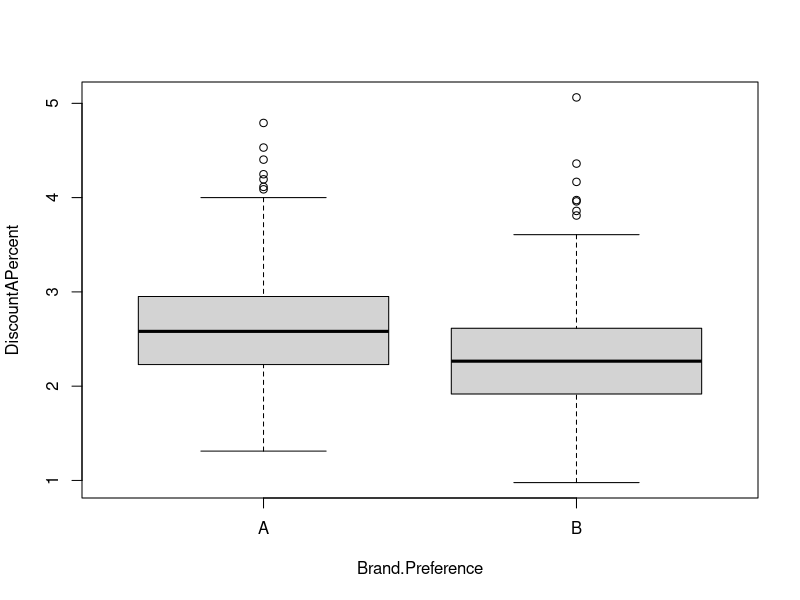
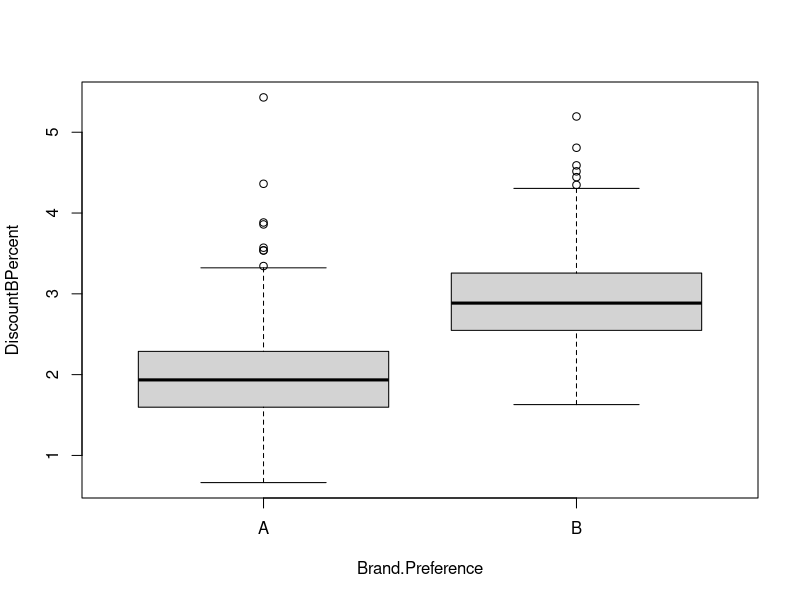
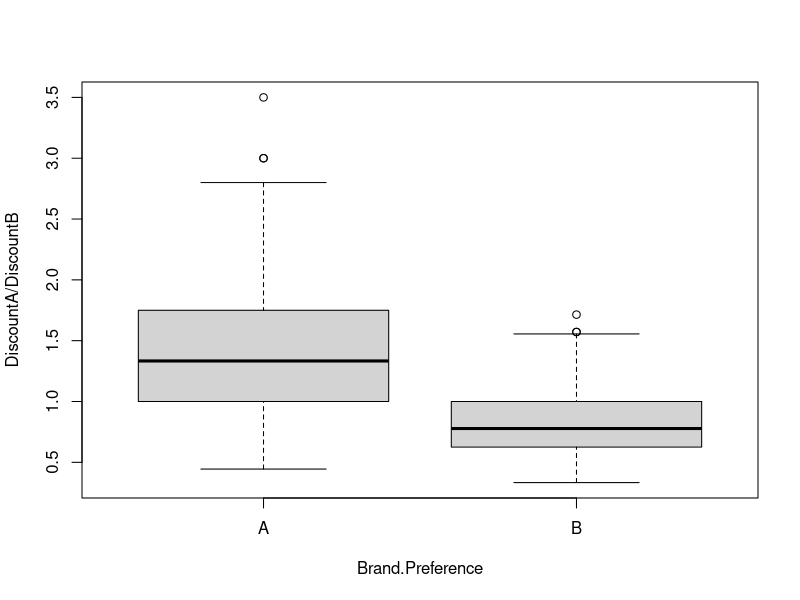
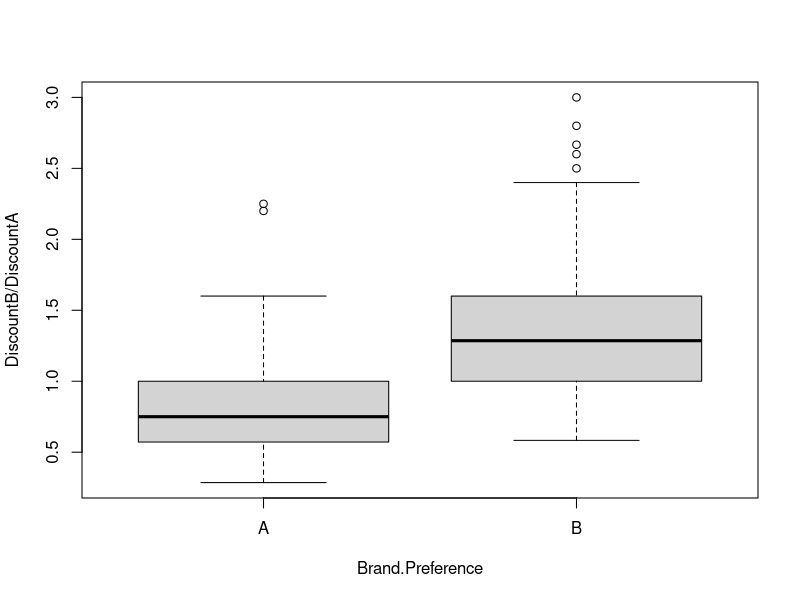
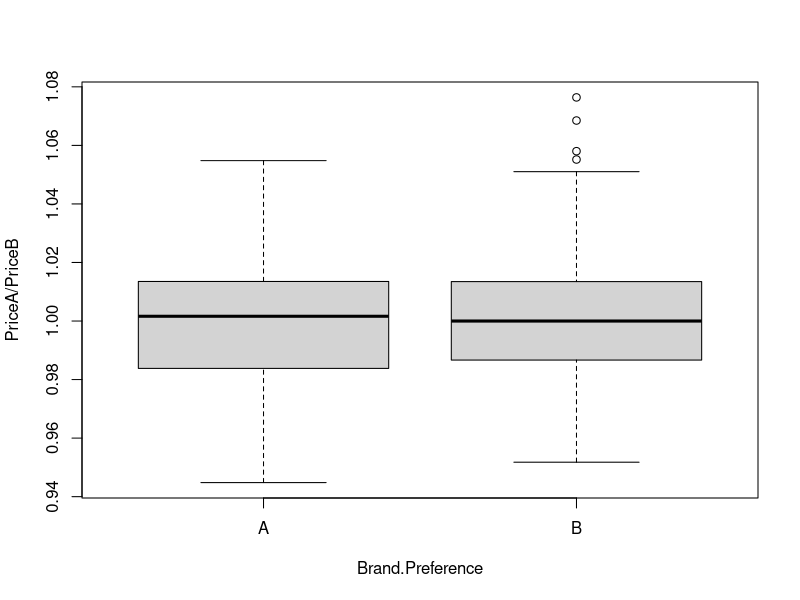
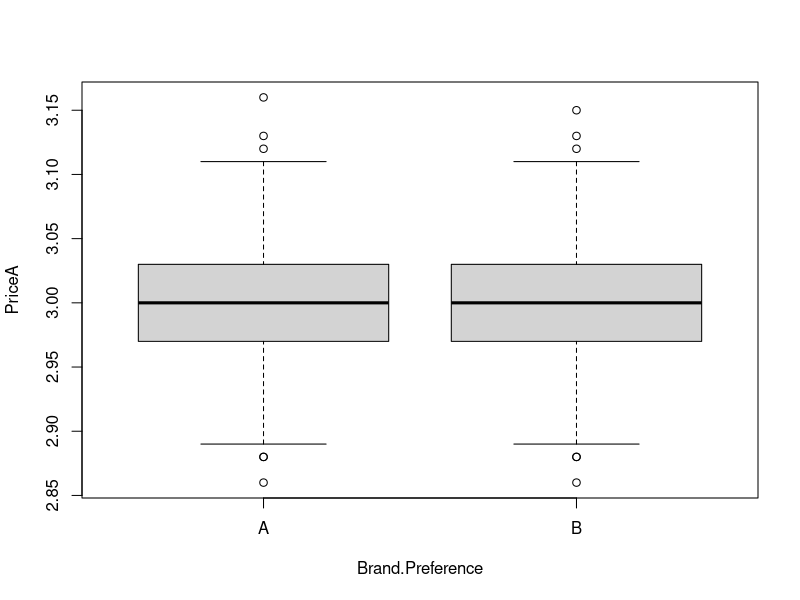
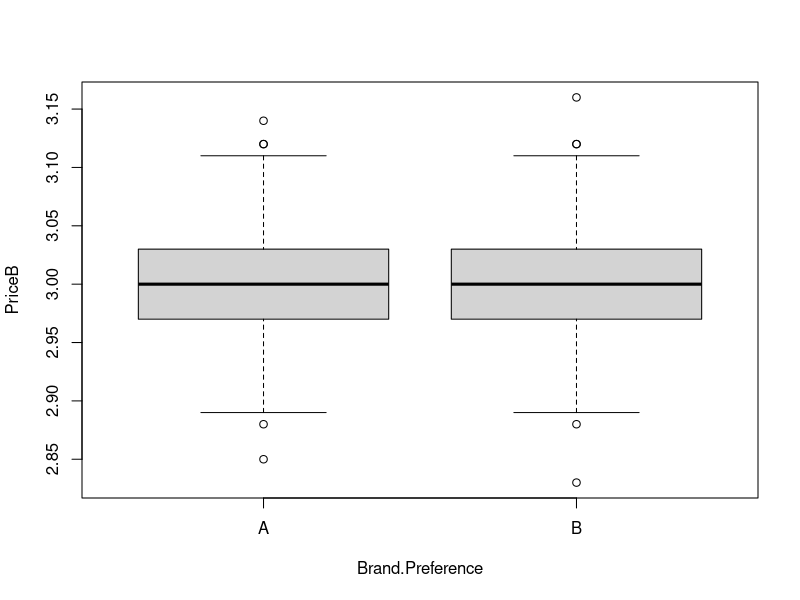
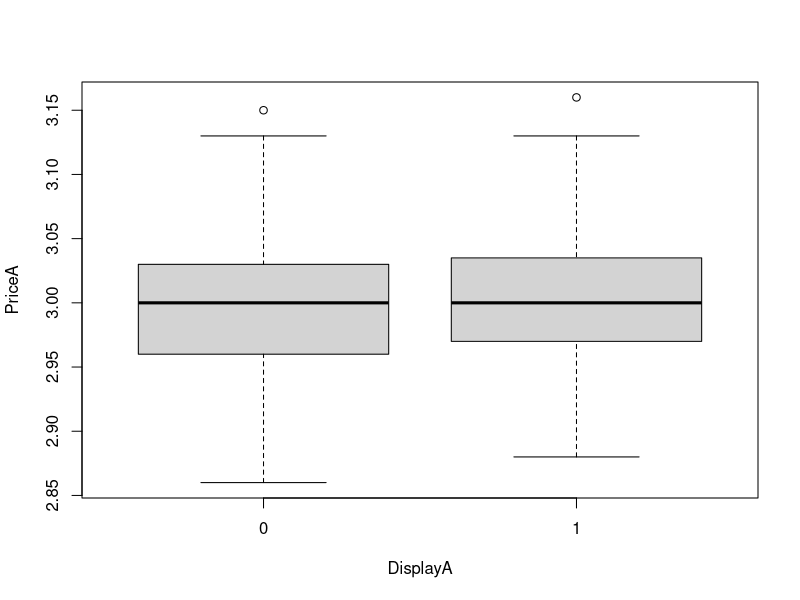

R code for these plots, in order:
setwd("C:/Users/galyech/OneDrive - Microsoft/Personal/MBA/R") # change this directory to your working directory

#Installing packages

#install.packages('party')
#install.packages('forecast')
#install.packages('caret') # this is the relevant ml package
#install.packages('e1071', dependencies=TRUE) 
library(caret)
library('e1071')
library(forecast)
library(party)

# READ DB
mydf <-  read.csv("Cereal.csv") 

# preprocess , thoughts and stuff:
# DisplayA and DisplayB should be categorials / factor because they are boolean
# maybe we want to know how much the discount percentage is meaningful for the customer. 
# ie: PriceA+DiscountA is the real price. DiscountA/(PriceA+DiscountA) for example is 10% but for B is 20% 
# so the customer prefers B.

# factoring DisplayA and DisplayB
mydf$DisplayA = factor(mydf$DisplayA)
mydf$DisplayB = factor(mydf$DisplayB)
mydf$Brand.Preference = factor(mydf$Brand.Preference)

# Adding new column for how much the discount percentage
mydf$DiscountAPercent=as.numeric(format(round(mydf$DiscountA/(mydf$DiscountA+mydf$PriceA)*100, 3)))
mydf$DiscountBPercent=as.numeric(format(round(mydf$DiscountB/(mydf$DiscountB+mydf$PriceB)*100, 3)))

# Checking relation between DiscountAPercent and Brand.Preference
# we want to understand if theres a connection between the discount and the preference
plot(DiscountAPercent ~ Brand.Preference , data = mydf)
plot(DiscountBPercent ~ Brand.Preference , data = mydf)
discountBMeanPerc <- mean(mydf$DiscountBPercent)
discountAMeanPerc <- mean(mydf$DiscountAPercent)
discountBMean <- mean(mydf$DiscountB)
discountAMean <- mean(mydf$DiscountA)
# conclusion - the discounts are quite the same
# conclusion - when the discount percentage for B is high - customers buy more B. 
# conclusion - the discount percentage of A has no affect on customers pref

# Checking the discount for A relatively to B.
plot(DiscountA/DiscountB ~ Brand.Preference, data = mydf)
plot(DiscountB/DiscountA ~ Brand.Preference, data = mydf)
# conclusion - when the discount for A is higher than B, customers buy more A, and vice versa, people looooove higher discounts

# The prices are quite similar so does the preference 
plot(PriceA/PriceB ~ Brand.Preference, data = mydf)
plot(PriceA ~ Brand.Preference, data = mydf)
plot(PriceB ~ Brand.Preference, data = mydf)
# conclusion - the final price doesnt affect the pref

# Checking the affect that the price has on the display on the sales shelf
plot(PriceA ~ DisplayA, data = mydf)
plot(PriceB ~ DisplayB, data = mydf)
# conclusion - The final price doesn`t affect much of the display in sales shelf

# checking how the discount percentage of A affects the display on the sales shelf
plot(DiscountAPercent ~ DisplayA, data = mydf)
plot(DiscountBPercent ~ DisplayB, data = mydf)
# conclusion - The discount percentage of B a little bit affect the display on the sales shelf, but for A it's not a thing

# Loyalty affects preferences.. walla
plot(LoyaltyA ~ Brand.Preference, data = mydf)
plot(LoyaltyB ~ Brand.Preference, data = mydf)

#How many times only A was on display and they chose A
countAOnDisplayA <- as.numeric(nrow(mydf[mydf$Brand.Preference == "A" & mydf$DisplayA == 1 & mydf$DisplayB == 0,]))
#How many times only B was on display and they chose A
countBOnDisplayA <- as.numeric(nrow(mydf[mydf$Brand.Preference == "A" & mydf$DisplayB == 1 & mydf$DisplayA == 0,]))
#How many times both were on display and they chose A 
countBothOnDisplayA <- as.numeric(nrow(mydf[mydf$Brand.Preference == "A" & mydf$DisplayA == 1 & mydf$DisplayB == 1,]))
#How many times none were on display and they chose A 
countNoneOnDisplayA <- as.numeric(nrow(mydf[mydf$Brand.Preference == "A" & mydf$DisplayA == 0 & mydf$DisplayB == 0,]))

#How many times only A was on display and they chose B 
countAOnDisplayB <- as.numeric(nrow(mydf[mydf$Brand.Preference == "B" & mydf$DisplayA == 1 & mydf$DisplayB == 0,]))
#How many times only B was on display and they chose B 
countBOnDisplayB <- as.numeric(nrow(mydf[mydf$Brand.Preference == "B" & mydf$DisplayB == 1 & mydf$DisplayA == 0,]))
#How many times both were on display and they chose B 
countBothOnDisplayB <- as.numeric(nrow(mydf[mydf$Brand.Preference == "B" & mydf$DisplayA == 1 & mydf$DisplayB == 1,]))
#How many times none were on display and they chose B 
countNoneOnDisplayB <- as.numeric(nrow(mydf[mydf$Brand.Preference == "B" & mydf$DisplayA == 0 & mydf$DisplayB == 0,]))

colors = c("blue","red")
whichOnDisplay <-  c("Only A","Only B", "Both", "None") 
preferences <-c("% Choose A","% Choose B")
# Create the matrix of the values.
Values <- matrix(c(countAOnDisplayA/(countAOnDisplayA+countAOnDisplayB)*100,
                   countBOnDisplayA/(countBOnDisplayA+countBOnDisplayB)*100,
                   countBothOnDisplayA/(countBothOnDisplayA+countBothOnDisplayB)*100,
                   countNoneOnDisplayA/(countNoneOnDisplayA+countNoneOnDisplayB)*100,
                   countAOnDisplayB/(countAOnDisplayA+countAOnDisplayB)*100,
                   countBOnDisplayB/(countBOnDisplayA+countBOnDisplayB)*100,
                   countBothOnDisplayB/(countBothOnDisplayA+countBothOnDisplayB)*100,
                   countNoneOnDisplayB/(countNoneOnDisplayA+countNoneOnDisplayB)*100)
                 , nrow = 2, ncol = 4, byrow = TRUE)
# Create the bar chart
barplot(Values, main = "Pref for display", names.arg = whichOnDisplay, xlab = "WhichOnDisplay", ylab = "customer pref", col = colors)
# Add the legend to the chart
legend("topleft", preferences, cex = 1.3, fill = colors)
# conclusion - seems like A is getting the same attention when displaying alone or when nothing is displayed.
# when none is on the sales shelf - A gets bigger attention. 
# B is much more dominant when displaying alone

# All conclusions:
# conclusion - the discounts are quite the same
# conclusion - when the discount percentage for B is high - customers buy more B. 
# conclusion - the discount percentage of A has no affect on customers pref
# conclusion - when the discount for A is higher *than* B, customers buy more A, and vice versa, people looooove higher discounts
# conclusion - the final price doesnt affect the pref
# conclusion - The final price doesn`t affect much of the display in sales shelf
# conclusion - The discount percentage of B a little bit affects the display on the sales shelf, but for A it's not a thing
# conclusion - seems like A is getting the same attention when displaying alone or when nothing is displayed.
# conclusion - when none is on the sales shelf - A gets bigger attention. 


# which models can be relevant here? 
# according to the graphs we saw that the following columns are important:
#   1. Loyalty
#   2. discount percentage
# we can try linear regression as a start, with loyalty, price and discount

######################### Linear regression:
mydf$Brand.PreferenceBinary <- ifelse(mydf$Brand.Preference == "A", 1,0) 
mdl1 <- lm(Brand.PreferenceBinary ~  DiscountAPercent + DiscountBPercent, data = mydf)
summary(mdl1)

#########################  partitioning 
set.seed(1)
partition <- createDataPartition(mydf[['Brand.Preference']], p = 0.6, list=FALSE ) # returns the indexes of the train data set.  
training <- mydf[partition,]
validation <- mydf[-partition,]

#########################  linear model
lmFit <- train(Brand.PreferenceBinary~., 
               data = training, 
               method="lm") # lm means linear model. 

summary(lmFit)

# Predicting using the trained linear model
lmPred.train <- predict(lmFit)
lmPred <- predict(lmFit, newdata = validation)

# evaluation the model using forecast. accuracy gives us  ME     RMSE      MAE      MPE     MAPE  
library(forecast)

accuracy(lmPred.train, training[['Brand.PreferenceBinary']])
accuracy(lmPred, validation[['Brand.PreferenceBinary']])

######################### Training classification tree  

library(caret)
library(party)

partition <- createDataPartition(mydf[['Brand.Preference']], p = 0.6, list=FALSE ) # returns the indexes of the train data set.     

# creating the train data set
training <- mydf[partition,] 
validation <- mydf[-partition,] 


ctreeFit <- train(Brand.Preference ~ ., 
                  data = training, 
                  method="ctree") 

ctreeFit$finalModel

plot(ctreeFit$finalModel, type = "simple")

# Predict regression tree

ctreePred <- predict(ctreeFit, newdata = validation)
ctreePred

confusionMatrix(ctreePred, validation$Brand.Preference)



#####################################
# Training KNN 

library(caret)

partition <- createDataPartition(mydf[['Brand.Preference']], p = 0.6, list=FALSE ) # returns the indexes of the train data set.    

# creating the train data set
training <- mydf[partition,]
validation <- mydf[-partition,]

knnFit <- train(Brand.Preference~., 
                data = training, 
                method="knn", preProcess=c("scale","center"),
                tuneGrid   = expand.grid(k = c(1,5,10))) 


knnFit

# Predict KNN
knnPred <- predict(knnFit, newdata = validation)

# evaluation 
## confusion matrix
confusionMatrix(knnPred, validation$Brand.Preference)
